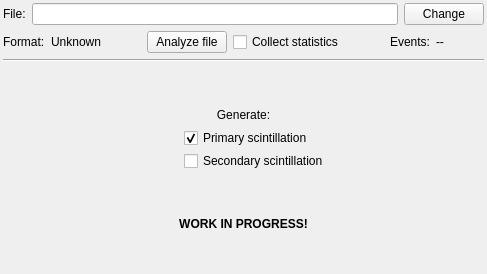
          <widget class="QWidget" name="pageFromEnDep">
           <layout class="QVBoxLayout" name="verticalLayout_23">
            <property name="leftMargin">
             <number>3</number>
            </property>
            <property name="topMargin">
             <number>3</number>
            </property>
            <property name="rightMargin">
             <number>3</number>
            </property>
            <property name="bottomMargin">
             <number>3</number>
            </property>
            <item>
             <layout class="QHBoxLayout" name="horizontalLayout_42">
              <property name="topMargin">
               <number>0</number>
              </property>
              <item>
               <widget class="QLabel" name="label_13">
                <property name="text">
                 <string>File:</string>
                </property>
               </widget>
              </item>
              <item>
               <widget class="QLineEdit" name="leDepositionFile"/>
              </item>
              <item>
               <widget class="QPushButton" name="pbChangeDepositionFile">
                <property name="text">
                 <string>Change</string>
                </property>
               </widget>
              </item>
             </layout>
            </item>
            <item>
             <layout class="QHBoxLayout" name="horizontalLayout_43">
              <property name="topMargin">
               <number>0</number>
              </property>
              <item>
               <widget class="QLabel" name="label_21">
                <property name="text">
                 <string>Format:</string>
                </property>
               </widget>
              </item>
              <item>
               <widget class="QLabel" name="labDepositionFileFormat">
                <property name="text">
                 <string>Unknown</string>
                </property>
               </widget>
              </item>
              <item>
               <spacer name="horizontalSpacer_50">
                <property name="orientation">
                 <enum>Qt::Horizontal</enum>
                </property>
                <property name="sizeHint" stdset="0">
                 <size>
                  <width>40</width>
                  <height>20</height>
                 </size>
                </property>
               </spacer>
              </item>
              <item>
               <widget class="QPushButton" name="pbAnalyzeDepositionFile">
                <property name="text">
                 <string>Analyze file</string>
                </property>
               </widget>
              </item>
              <item>
               <widget class="QCheckBox" name="cbCollectDepoStatistics">
                <property name="text">
                 <string>Collect statistics</string>
                </property>
               </widget>
              </item>
              <item>
               <spacer name="horizontalSpacer_48">
                <property name="orientation">
                 <enum>Qt::Horizontal</enum>
                </property>
                <property name="sizeHint" stdset="0">
                 <size>
                  <width>40</width>
                  <height>20</height>
                 </size>
                </property>
               </spacer>
              </item>
              <item>
               <widget class="QLabel" name="label_24">
                <property name="text">
                 <string>Events:</string>
                </property>
               </widget>
              </item>
              <item>
               <widget class="QLabel" name="labDepositionEvents">
                <property name="text">
                 <string>--</string>
                </property>
               </widget>
              </item>
              <item>
               <spacer name="horizontalSpacer_49">
                <property name="orientation">
                 <enum>Qt::Horizontal</enum>
                </property>
                <property name="sizeHint" stdset="0">
                 <size>
                  <width>40</width>
                  <height>20</height>
                 </size>
                </property>
               </spacer>
              </item>
             </layout>
            </item>
            <item>
             <widget class="Line" name="line_2">
              <property name="orientation">
               <enum>Qt::Horizontal</enum>
              </property>
             </widget>
            </item>
            <item>
             <spacer name="verticalSpacer_22">
              <property name="orientation">
               <enum>Qt::Vertical</enum>
              </property>
              <property name="sizeHint" stdset="0">
               <size>
                <width>20</width>
                <height>40</height>
               </size>
              </property>
             </spacer>
            </item>
            <item>
             <widget class="QLabel" name="label_23">
              <property name="text">
               <string>Generate:</string>
              </property>
              <property name="alignment">
               <set>Qt::AlignCenter</set>
              </property>
             </widget>
            </item>
            <item>
             <layout class="QHBoxLayout" name="horizontalLayout_41">
              <property name="topMargin">
               <number>0</number>
              </property>
              <item>
               <spacer name="horizontalSpacer_42">
                <property name="orientation">
                 <enum>Qt::Horizontal</enum>
                </property>
                <property name="sizeHint" stdset="0">
                 <size>
                  <width>40</width>
                  <height>20</height>
                 </size>
                </property>
               </spacer>
              </item>
              <item>
               <layout class="QVBoxLayout" name="verticalLayout_10">
                <property name="spacing">
                 <number>3</number>
                </property>
                <property name="leftMargin">
                 <number>25</number>
                </property>
                <item>
                 <widget class="QCheckBox" name="cbPrimaryScint">
                  <property name="text">
                   <string>Primary scintillation</string>
                  </property>
                  <property name="checked">
                   <bool>true</bool>
                  </property>
                 </widget>
                </item>
                <item>
                 <widget class="QCheckBox" name="cbSecondaryScint">
                  <property name="text">
                   <string>Secondary scintillation</string>
                  </property>
                 </widget>
                </item>
               </layout>
              </item>
              <item>
               <spacer name="horizontalSpacer_43">
                <property name="orientation">
                 <enum>Qt::Horizontal</enum>
                </property>
                <property name="sizeHint" stdset="0">
                 <size>
                  <width>40</width>
                  <height>20</height>
                 </size>
                </property>
               </spacer>
              </item>
             </layout>
            </item>
            <item>
             <spacer name="verticalSpacer_17">
              <property name="orientation">
               <enum>Qt::Vertical</enum>
              </property>
              <property name="sizeHint" stdset="0">
               <size>
                <width>20</width>
                <height>40</height>
               </size>
              </property>
             </spacer>
            </item>
            <item>
             <widget class="QLabel" name="label_25">
              <property name="font">
               <font>
                <weight>75</weight>
                <bold>true</bold>
               </font>
              </property>
              <property name="text">
               <string>WORK IN PROGRESS!</string>
              </property>
              <property name="alignment">
               <set>Qt::AlignCenter</set>
              </property>
             </widget>
            </item>
            <item>
             <spacer name="verticalSpacer_23">
              <property name="orientation">
               <enum>Qt::Vertical</enum>
              </property>
              <property name="sizeHint" stdset="0">
               <size>
                <width>20</width>
                <height>40</height>
               </size>
              </property>
             </spacer>
            </item>
           </layout>
          </widget>
